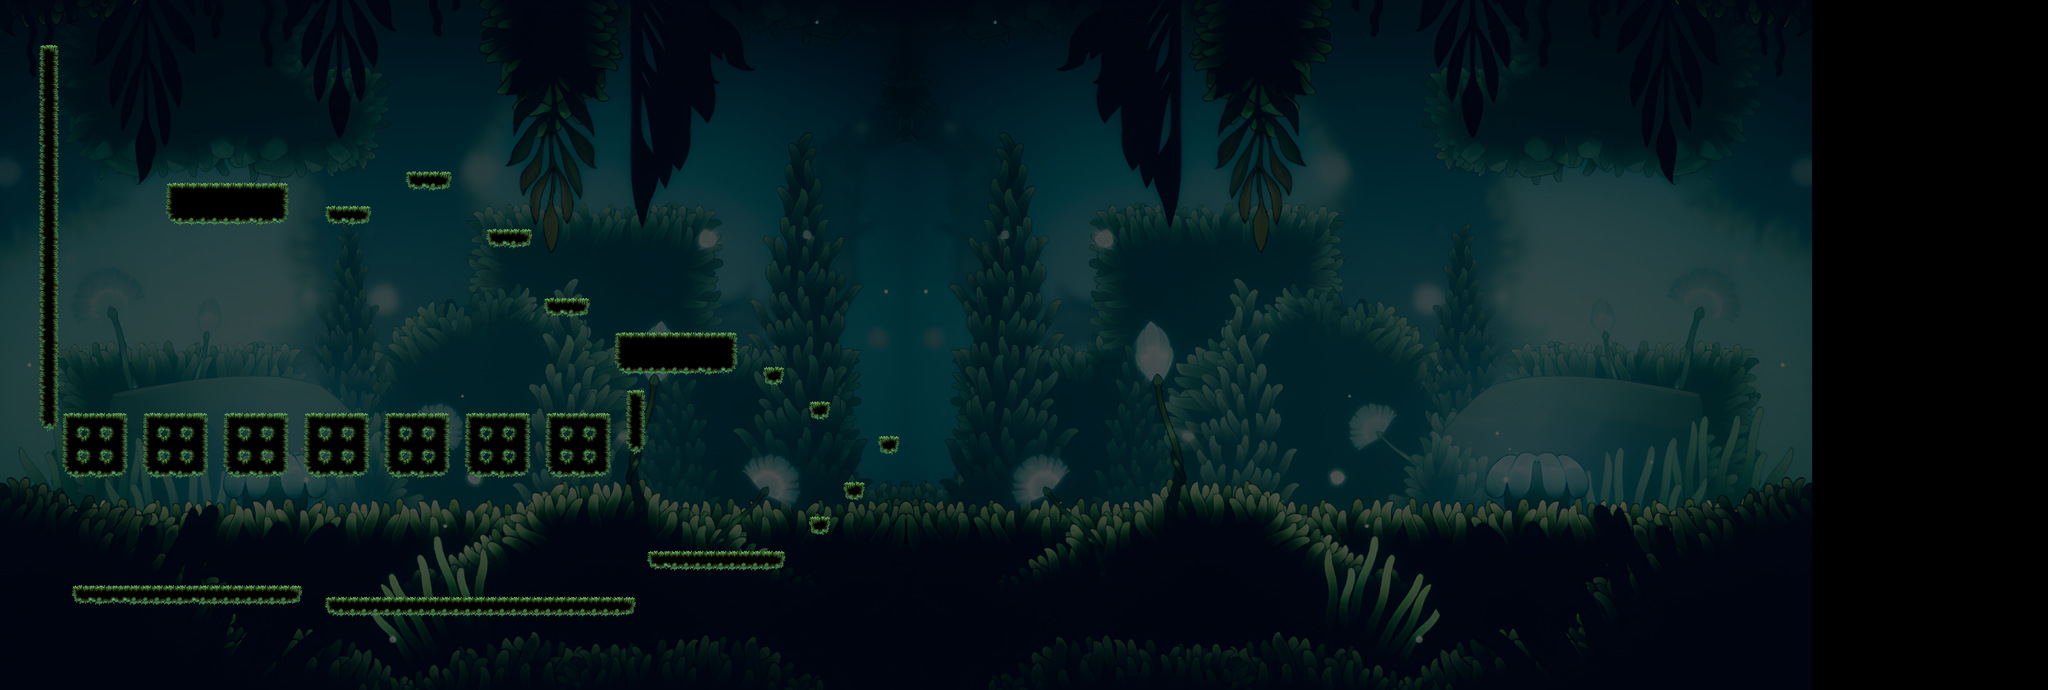

A level layout from a 2D game, rendered from its tile map. Below: a short description, then the map file with tile-grid data replaced by summaries:
An orthogonal 178x60 tile map with 32x32 px tiles, 1 tile layer (Tile Layer 1), 6 tilesets, 3 image layers and 7 objects (2x DeathTrigger, 2x Slime, NPC, Player, TutorialSlime).

<map version="1.8" tiledversion="1.8.0" orientation="orthogonal" renderorder="right-down" width="178" height="60" tilewidth="32" tileheight="32" infinite="0" nextlayerid="10" nextobjectid="17">
 <tileset firstgid="1" name="resized" tilewidth="32" tileheight="32" tilecount="196" columns="14">
  <image source="../sprites/tiles/resized.png" width="448" height="448" />
 </tileset>
 <tileset firstgid="197" name="npc" tilewidth="512" tileheight="512" tilecount="80" columns="20">
  <image source="../sprites/player/npc.png" width="10240" height="2048" />
 </tileset>
 <tileset firstgid="277" name="player" tilewidth="512" tileheight="512" tilecount="80" columns="20">
  <image source="../sprites/player/spritesheet.png" width="10240" height="2048" />
 </tileset>
 <tileset firstgid="357" name="slime" tilewidth="376" tileheight="256" tilecount="30" columns="30">
  <image source="../sprites/ai/slime.png" width="11280" height="256" />
 </tileset>
 <tileset firstgid="387" name="empty" tilewidth="16" tileheight="16" tilecount="1" columns="1">
  <image source="../sprites/UI/empty.png" width="16" height="16" />
 </tileset>
 <tileset firstgid="388" name="portal" tilewidth="192" tileheight="252" tilecount="1" columns="1">
  <image source="portal.png" width="192" height="252" />
 </tileset>
 <imagelayer id="3" name="bg" opacity="0.7">
  <image source="svquS7ol_4x.jpg" width="2520" height="2000" />
 </imagelayer>
 <imagelayer id="8" name="bgleft" opacity="0.7" offsetx="2520" offsety="0">
  <image source="mirror.jpg" width="2520" height="2000" />
 </imagelayer>
 <imagelayer id="9" name="bgright" opacity="0.7" offsetx="-2520" offsety="0">
  <image source="mirror.jpg" width="2520" height="2000" />
 </imagelayer>
 <layer id="1" name="Tile Layer 1" width="178" height="60" offsetx="72" offsety="-8.66667">
  <data>[10680 cells, 590 non-empty, 79 distinct tile ids]</data>
 </layer>
 <objectgroup id="6" name="Portal" />
 <objectgroup id="5" name="death">
  <object id="7" type="DeathTrigger" gid="387" x="109.333" y="1126.67" width="1536.67" height="40.3333" />
  <object id="10" type="DeathTrigger" gid="387" x="-540.667" y="1892" width="3798.67" height="128" />
 </objectgroup>
 <objectgroup id="2" name="char">
  <object id="1" type="NPC" gid="2147483845" x="604" y="450.667" width="128" height="128" />
  <object id="2" type="Player" gid="277" x="465.549" y="431.215" width="128" height="128" />
 </objectgroup>
 <objectgroup id="4" name="ai">
  <object id="5" type="TutorialSlime" gid="357" x="1754" y="862" width="376" height="256" />
  <object id="12" type="Slime" gid="357" x="1684" y="1528" width="376" height="256">
   <properties>
    <property name="p1" type="float" value="1740" />
    <property name="p2" type="float" value="2100" />
   </properties>
  </object>
  <object id="13" type="Slime" gid="357" x="390" y="1594" width="376" height="256">
   <properties>
    <property name="p1" type="float" value="420" />
    <property name="p2" type="float" value="760" />
   </properties>
  </object>
 </objectgroup>
</map>